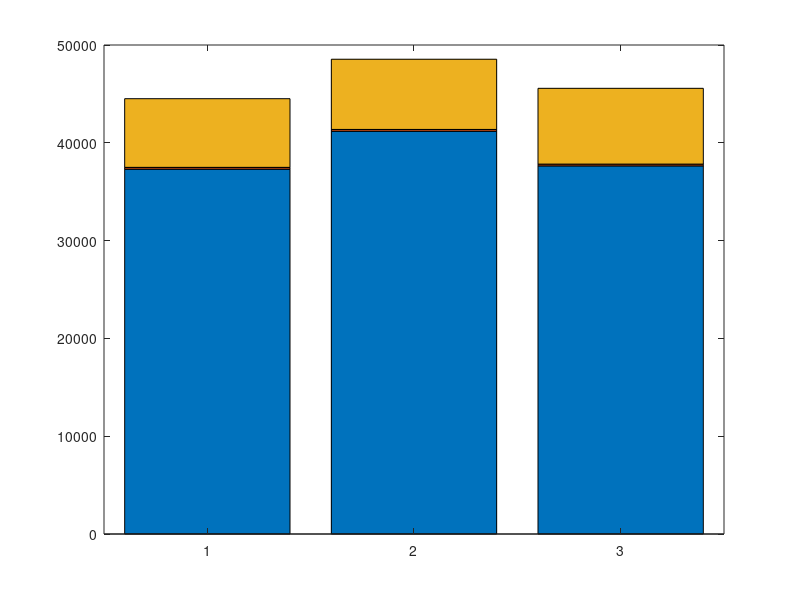

The MATLAB source for this figure: (Note: this script raises an error after producing the figure.)
% data
x = {'6lh'; '6lr'; '6lbr'};
y = [ 37305 184 7022 ; 41183 184 7178 ; 37639 184 7748 ];
% enddata

% Construct graph
figure;
bar(y,'stacked');
set(gca,'XTickLabels',x); 
legend('Code','Initialized variables','Uninitialized variables');
xlabel('Entity');
ylabel('memory (bytes)');
title('msp430-size over 6LoWPAN-ND entities');
